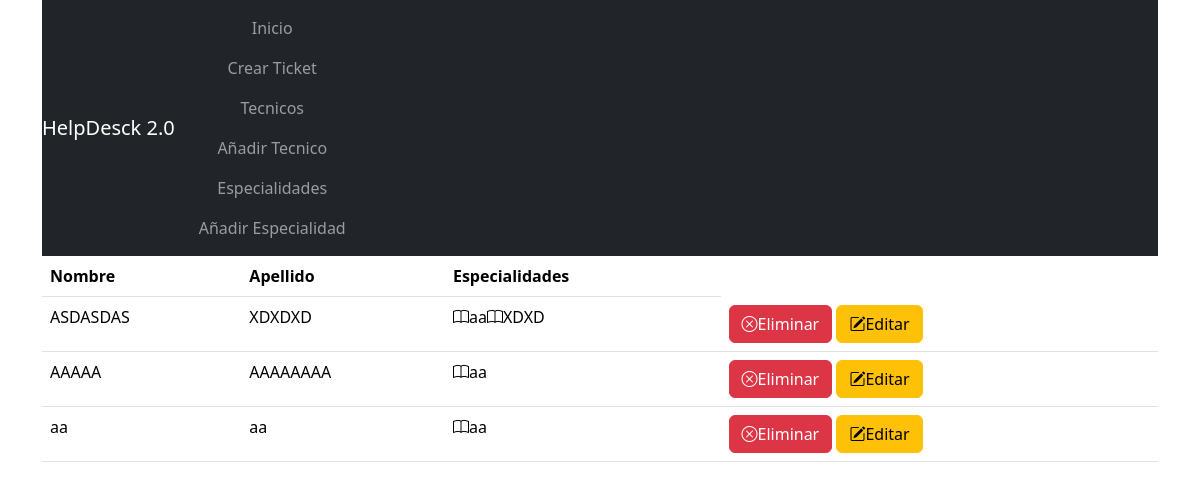
The app's page /tech_list with its own data.
### core/models.py (models this page shows, shortened)
class Tech(models.Model):
    name = models.CharField(verbose_name="Name",max_length=50)
    last_name = models.CharField(verbose_name="Last Name",max_length=50)
    speciality = models.ManyToManyField(Speciality,verbose_name="Speciality")

class Speciality(models.Model):
    name = models.CharField(verbose_name="Name",max_length=50)

### core/views.py (the view)
# urls.py: path("tech_list",views.TechListView.as_view(),name="tech_list"),
class TechListView(ListView):
    model = Tech
    template_name = "tech_list.html"

### core/templates/tech_list.html
{% extends "base.html" %}
{% block content %}
<table class="table">
    <thead>
        <tr>
            <th>Nombre</th>
            <th>Apellido</th>
            <th>Especialidades</th>
        </tr>
    </thead>
    <tbody>
        {% for tech in object_list %}
        <tr>
            <td>{{ tech.name }}</td>
            <td>{{ tech.last_name }}</td>
            <td> {% for t in tech.speciality.all %}<i class="bi bi-book"></i>{{ t.name }}{% endfor %}</td>
            <td>
                <a class="btn btn-danger" href="{% url 'tech_confirm_delete' tech.id %}"><i class="bi bi-x-circle"></i>Eliminar</a>
                <a class="btn btn-warning" href="{% url 'tech_edit' tech.id %}"><i class="bi bi-pencil-square"></i>Editar</a>
            </td>
        </tr>
        {% endfor %}
    </tbody>
</table>
{% endblock %}

### records on screen
Tech: name "ASDASDAS", last_name "XDXDXD"
Speciality: name "aa"
Speciality: name "XDXD"
Tech: name "AAAAA", last_name "AAAAAAAA"
Tech: name "aa", last_name "aa"
